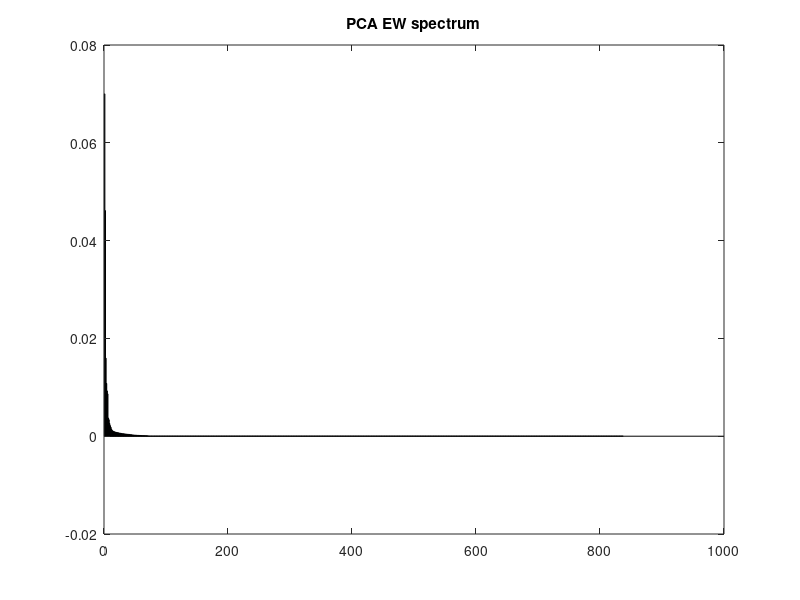
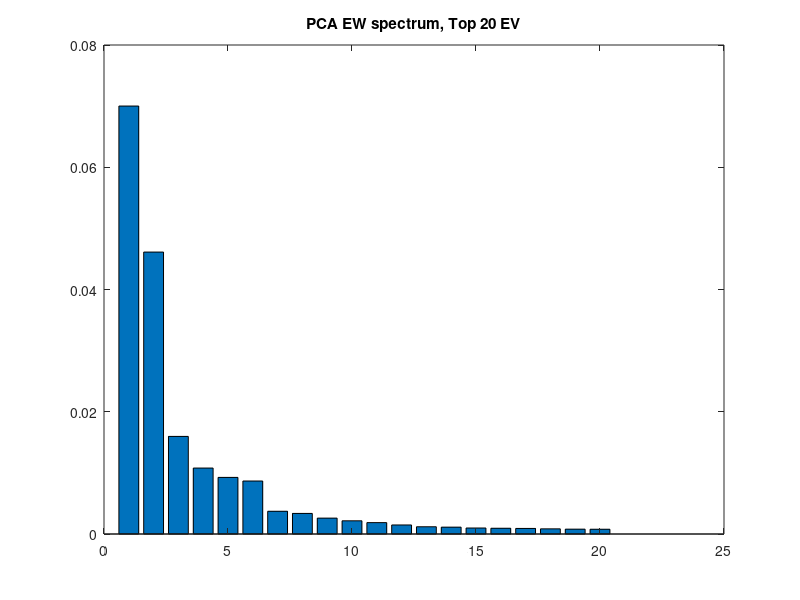
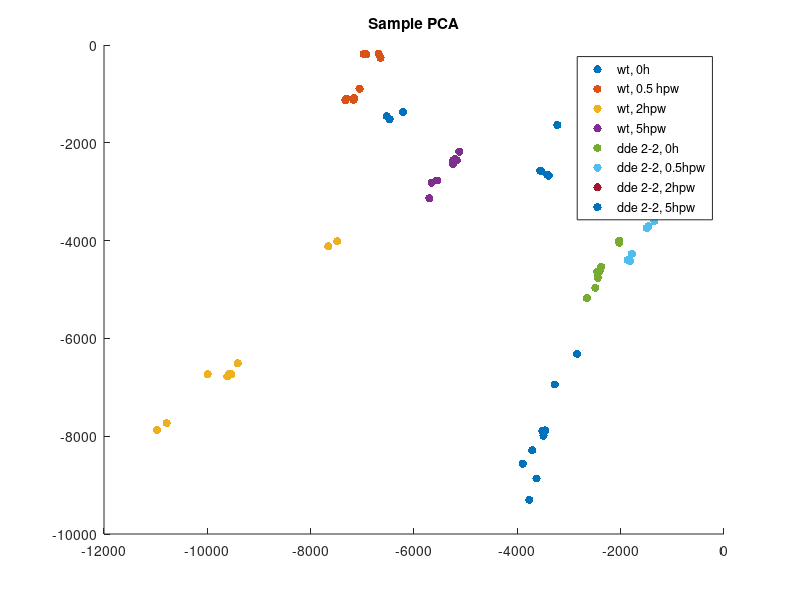
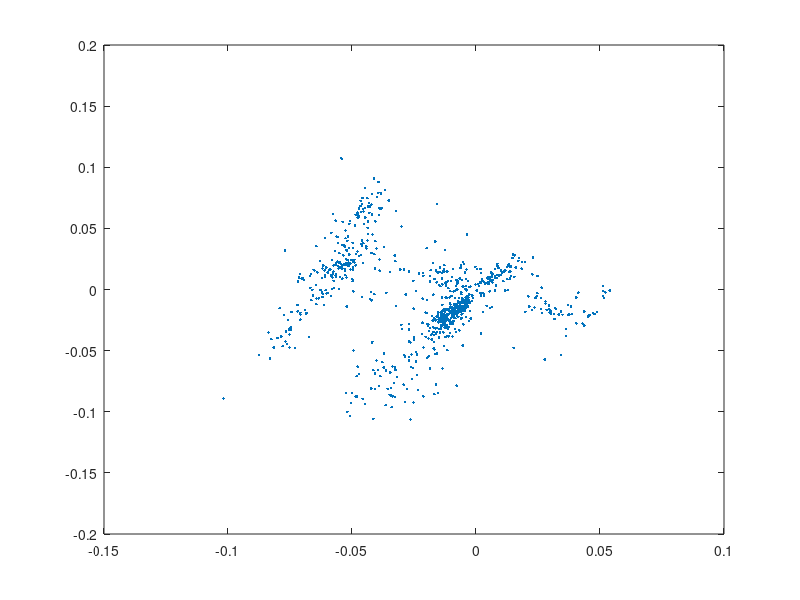

These charts were generated, in order, by the following MATLAB code: (Note: this script raises an error after producing the figures.)
%{Blatt 4}%

%Einlesen der Datenquelle
MmatData = csvread('1748-7188-3-9-s3.csv');

%{Table of marker candidates used in the case study. The data file
% 1748-7188-3-9-s3.csv contains the marker candidates used for clustering 
% and visualization. Rows correspond to particular marker candidates. 
% The first column corresponds to marker candidate ID, the second and third
% column represent cluster ID and block ID according to table 2, respectively.
% The block IDs A, B, C, D, E and F are encoded by integers 1,..., 6. Columns
% 4 and 5 correspond to experimental nominal mass (m/z) and retention time
% (minutes), respectively. Columns 6 to 77 contain intensity values from mass
% spectrometry measurements. Here, nine successive values correspond to replicas
% of a particular experimental condition (see section "Case study for experimental
% evaluation"). The intensity values are ordered according to successive replicas
% for each condition (order of conditions according to table 1).%}

%{Aufgabe 2-3%}
% Relevanten Datenbereich in passende Datenmatrix DMat sichern.
Mmat = MmatData(:,6:77);
[nDim nData] = size(Mmat);
meanMmat = mean(Mmat,2);
MeanMatM = repmat(meanMmat,1, nData);

%%%%% Normalisierung der Spalten 
% euklidische Norm
%MmatNorm = Mmat./repmat(sqrt(sum((Mmat.^2),1)),nDim,1);
% Manhattennorm
%MmatNorm = Mmat./repmat(sum(abs(Mmat'),2),1,nDim)';
% 
% 
%%%%% Normalisierung der Zeilen
% euklidische Norm
%MmatNorm = Mmat./repmat(sqrt(sum((Mmat.^2),2)),1,nData);
% Manhattennorm
MmatNorm = Mmat./repmat((sum((abs(Mmat)),2)),1, nData);
%
%%%%% Normierung entfallen lassen
%MmatNorm = Mmat;
% 
%%%%% Mittelwertszentrierung der Matrix Mmat
%Mmat = Mmat-MeanMatM;

%Darstellung des Eigenwertsspektrum der Daten als Balkendiagramme in
%absteigender Reihenfolge von links nach rechts
MdataCov = cov(MmatNorm',1);
%Rueckgabe der 2 groessten Eigenvektoren der Kovarianzmatrix
[V D] = eig(MdataCov);
sortEVec = sort(diag(D),'descend');
bar(sortEVec);
title('PCA EW spectrum')

%und nochmal fuer die ersten 20 Eigentvektoren (bessere Uebersicht)
figure;
bar(sortEVec(1:20));
title('PCA EW spectrum, Top 20 EV')

[V2 D2] = eigs(MdataCov,2);
z=V2'*Mmat;

figure
%Hauptkomponenten-Repraesentation
hold on
i = 1;

while i<nData
    scatter(z(1,i:i+8)', z(2,i:i+8)','filled');
    i = i+9;
end

hold off
legend('wt, 0h', 'wt, 0.5 hpw', 'wt, 2hpw', 'wt, 5hpw', 'dde 2-2, 0h', 'dde 2-2, 0.5hpw', 'dde 2-2, 2hpw', 'dde 2-2, 5hpw');
title('Sample PCA')



%Ploten der Loadings
load('MSLabels');
%Labelstringsload('MSLabels');
%Labelstrings
LabelCell;
%ID's
IDvec;

LabelCell;
%ID's
IDvec;
%MmatData: Column 1 marker candidate ID = IDvec

%Visualisierung der Loadings der ersten beiden Hauptkomponenten
figure
plot(V2(:,1), V2(:,2),'.');
for i=1:size(IDvec);
    pos = find(MmatData(:,1) == IDvec(i));
    axx(i)=V2(pos,1); 
    axy(i)= V2(pos,2);
end
    [arrowx,arrowy] = dsxy2figxy(gca, axx', axy');
for i = 1:size(IDvec)
    annotation('textarrow',[arrowx(i)'+0.1,arrowx(i)'],[arrowy(i)'+0.1,arrowy(i)'], 'String' , LabelCell(i));
end
title('Sample PCA loadings');

%Intensitätsprofile
figure

%%%%% Manhattan
%LogiVec = V2(:,1) >= -0.017 & V2(:,1) <= -0.0014;
%LogiVec = LogiVec & V2(:,2)>= -0.03846 & V2(:,2)<=-0.005339;

%%%%% Euklid
%LogiVec = V2(:,1) >= -0.062 & V2(:,1) <= -0.027;
%LogiVec = LogiVec & V2(:,2)>= 0.019 & V2(:,2)<=0.062;

%LogiVec = V2(:,1) >= -0.0505 & V2(:,1) <= -0.0100;
%LogiVec = LogiVec & V2(:,2)>= -0.00765 & V2(:,2)<=-0.00531;

%LogiVec = V2(:,1) >= -0.0356 & V2(:,1) <= -0.0024;
%LogiVec = LogiVec & V2(:,2)>= -0.054 & V2(:,2)<=-0.00865;

clear NewDataMean;
NewData = MmatData(LogiVec,6:77)';
[nDimND nDataND] = size(NewData);
i = 1;
j = 1;
while i<nDimND;
    NewDataMean(j,:) = mean(NewData(i:i+8,:)',2);
    i = i+9;
    j = j+1;
end


NewDataMeanNorm = NewDataMean./repmat(sqrt(sum((NewDataMean.^2),1)),8, 1);
imagesc(NewDataMeanNorm)
